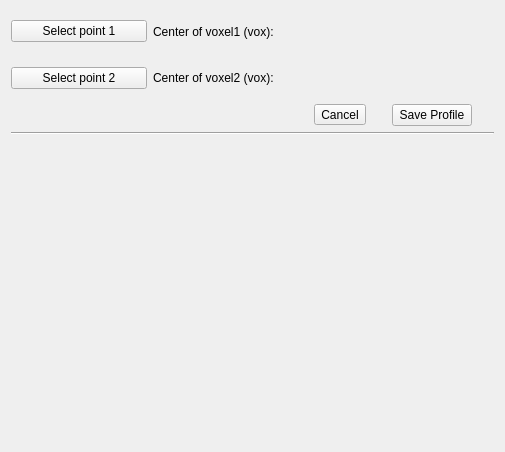
<?xml version="1.0" encoding="UTF-8"?>
<ui version="4.0">
 <class>vvToolProfile</class>
 <widget class="QWidget" name="vvToolProfile">
  <property name="geometry">
   <rect>
    <x>0</x>
    <y>0</y>
    <width>505</width>
    <height>452</height>
   </rect>
  </property>
  <property name="windowTitle">
   <string>Profile image</string>
  </property>
  <layout class="QVBoxLayout" name="verticalLayout">
   <item>
    <layout class="QVBoxLayout" name="verticalLayout_3">
     <item>
      <layout class="QGridLayout" name="gridLayout_2">
       <property name="horizontalSpacing">
        <number>6</number>
       </property>
       <item row="2" column="1">
        <layout class="QHBoxLayout" name="horizontalLayout_3">
         <item>
          <widget class="QPushButton" name="mSelectPoint2Button">
           <property name="text">
            <string>Select point 2</string>
           </property>
          </widget>
         </item>
         <item>
          <widget class="QLabel" name="Point2">
           <property name="text">
            <string>Center of voxel2 (vox):</string>
           </property>
          </widget>
         </item>
        </layout>
       </item>
       <item row="2" column="3">
        <layout class="QHBoxLayout" name="horizontalLayout_2">
         <item>
          <widget class="QLabel" name="mPosPoint2Label">
           <property name="sizePolicy">
            <sizepolicy hsizetype="Minimum" vsizetype="Preferred">
             <horstretch>0</horstretch>
             <verstretch>0</verstretch>
            </sizepolicy>
           </property>
           <property name="minimumSize">
            <size>
             <width>200</width>
             <height>0</height>
            </size>
           </property>
           <property name="text">
            <string/>
           </property>
          </widget>
         </item>
        </layout>
       </item>
       <item row="3" column="3">
        <layout class="QHBoxLayout" name="horizontalLayout_6">
         <item>
          <widget class="QToolButton" name="mCancelPointsButton">
           <property name="text">
            <string>Cancel</string>
           </property>
          </widget>
         </item>
         <item>
          <widget class="QPushButton" name="mSaveProfileButton">
           <property name="sizePolicy">
            <sizepolicy hsizetype="Fixed" vsizetype="Fixed">
             <horstretch>0</horstretch>
             <verstretch>0</verstretch>
            </sizepolicy>
           </property>
           <property name="text">
            <string>Save Profile</string>
           </property>
          </widget>
         </item>
        </layout>
       </item>
       <item row="1" column="1">
        <layout class="QHBoxLayout" name="horizontalLayout_7">
         <item>
          <widget class="QPushButton" name="mSelectPoint1Button">
           <property name="text">
            <string>Select point 1</string>
           </property>
          </widget>
         </item>
         <item>
          <widget class="QLabel" name="Point1">
           <property name="text">
            <string>Center of voxel1 (vox):</string>
           </property>
          </widget>
         </item>
        </layout>
       </item>
       <item row="1" column="3">
        <layout class="QHBoxLayout" name="horizontalLayout">
         <item>
          <widget class="QLabel" name="mPosPoint1Label">
           <property name="sizePolicy">
            <sizepolicy hsizetype="Minimum" vsizetype="Preferred">
             <horstretch>0</horstretch>
             <verstretch>0</verstretch>
            </sizepolicy>
           </property>
           <property name="minimumSize">
            <size>
             <width>200</width>
             <height>0</height>
            </size>
           </property>
           <property name="text">
            <string/>
           </property>
          </widget>
         </item>
        </layout>
       </item>
      </layout>
     </item>
    </layout>
   </item>
   <item>
    <layout class="QVBoxLayout" name="verticalLayout_2">
     <item>
      <widget class="Line" name="line_2">
       <property name="orientation">
        <enum>Qt::Horizontal</enum>
       </property>
      </widget>
     </item>
     <item>
      <widget class="QVTKWidget" name="ProfileWidget" native="true">
       <property name="minimumSize">
        <size>
         <width>0</width>
         <height>300</height>
        </size>
       </property>
       <property name="mouseTracking">
        <bool>true</bool>
       </property>
      </widget>
     </item>
    </layout>
   </item>
  </layout>
 </widget>
 <customwidgets>
  <customwidget>
   <class>QVTKWidget</class>
   <extends>QWidget</extends>
   <header>QVTKWidget.h</header>
  </customwidget>
 </customwidgets>
 <resources/>
 <connections/>
</ui>
